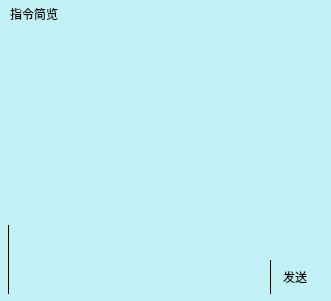
       <widget class="QWidget" name="widget_7" native="true">
        <property name="geometry">
         <rect>
          <x>340</x>
          <y>0</y>
          <width>331</width>
          <height>301</height>
         </rect>
        </property>
        <property name="layoutDirection">
         <enum>Qt::LeftToRight</enum>
        </property>
        <property name="styleSheet">
         <string notr="true">.QWidget{
	background-color:rgb(193, 241, 245);
	border-radius:5px;
	color: rgb(255, 255, 255);
}</string>
        </property>
        <widget class="QWidget" name="layoutWidget">
         <property name="geometry">
          <rect>
           <x>8</x>
           <y>225</y>
           <width>311</width>
           <height>69</height>
          </rect>
         </property>
         <layout class="QHBoxLayout" name="horizontalLayout_10" stretch="0,10">
          <item>
           <widget class="QPlainTextEdit" name="CAN_SCPI_Text">
            <property name="sizePolicy">
             <sizepolicy hsizetype="Expanding" vsizetype="Preferred">
              <horstretch>0</horstretch>
              <verstretch>0</verstretch>
             </sizepolicy>
            </property>
            <property name="minimumSize">
             <size>
              <width>20</width>
              <height>0</height>
             </size>
            </property>
            <property name="sizeIncrement">
             <size>
              <width>0</width>
              <height>0</height>
             </size>
            </property>
            <property name="baseSize">
             <size>
              <width>0</width>
              <height>0</height>
             </size>
            </property>
            <property name="font">
             <font>
              <family>MiSans</family>
              <pointsize>12</pointsize>
             </font>
            </property>
            <property name="cursor" stdset="0">
             <cursorShape>IBeamCursor</cursorShape>
            </property>
            <property name="mouseTracking">
             <bool>true</bool>
            </property>
            <property name="tabletTracking">
             <bool>false</bool>
            </property>
            <property name="focusPolicy">
             <enum>Qt::StrongFocus</enum>
            </property>
            <property name="contextMenuPolicy">
             <enum>Qt::DefaultContextMenu</enum>
            </property>
            <property name="toolTipDuration">
             <number>0</number>
            </property>
            <property name="layoutDirection">
             <enum>Qt::LeftToRight</enum>
            </property>
            <property name="styleSheet">
             <string notr="true">QPlainTextEdit{
background-color:rgb(134, 149, 223,0);
border-left:1px solid #000000;
color:rgb(0, 0, 0);
}</string>
            </property>
            <property name="inputMethodHints">
             <set>Qt::ImhNone</set>
            </property>
            <property name="frameShape">
             <enum>QFrame::NoFrame</enum>
            </property>
            <property name="frameShadow">
             <enum>QFrame::Raised</enum>
            </property>
            <property name="lineWidth">
             <number>1</number>
            </property>
            <property name="verticalScrollBarPolicy">
             <enum>Qt::ScrollBarAsNeeded</enum>
            </property>
            <property name="horizontalScrollBarPolicy">
             <enum>Qt::ScrollBarAsNeeded</enum>
            </property>
            <property name="sizeAdjustPolicy">
             <enum>QAbstractScrollArea::AdjustIgnored</enum>
            </property>
            <property name="lineWrapMode">
             <enum>QPlainTextEdit::WidgetWidth</enum>
            </property>
            <property name="plainText">
             <string/>
            </property>
            <property name="overwriteMode">
             <bool>false</bool>
            </property>
            <property name="tabStopWidth">
             <number>80</number>
            </property>
            <property name="cursorWidth">
             <number>1</number>
            </property>
            <property name="textInteractionFlags">
             <set>Qt::LinksAccessibleByMouse|Qt::TextEditable|Qt::TextEditorInteraction|Qt::TextSelectableByKeyboard|Qt::TextSelectableByMouse</set>
            </property>
            <property name="placeholderText">
             <string>请输入指令</string>
            </property>
           </widget>
          </item>
          <item>
           <layout class="QVBoxLayout" name="verticalLayout_22" stretch="5,5">
            <property name="spacing">
             <number>0</number>
            </property>
            <item>
             <spacer name="verticalSpacer_6">
              <property name="orientation">
               <enum>Qt::Vertical</enum>
              </property>
              <property name="sizeHint" stdset="0">
               <size>
                <width>0</width>
                <height>0</height>
               </size>
              </property>
             </spacer>
            </item>
            <item>
             <widget class="QPushButton" name="CAN_SCPI_Send">
              <property name="sizePolicy">
               <sizepolicy hsizetype="Preferred" vsizetype="Preferred">
                <horstretch>0</horstretch>
                <verstretch>0</verstretch>
               </sizepolicy>
              </property>
              <property name="minimumSize">
               <size>
                <width>0</width>
                <height>0</height>
               </size>
              </property>
              <property name="font">
               <font>
                <family>MiSans</family>
                <pointsize>9</pointsize>
               </font>
              </property>
              <property name="styleSheet">
               <string notr="true">QPushButton
{
border-left:1px solid #000000;
border-radius:0px;
}
QPushButton:hover{
	color: rgb(0, 0, 0);
	border-color: green;
    background-color: aqua;
}


QPushButton:pressed{
	color: rgb(0, 0, 0);
	border-color: blueviolet;
    background-color: rgb(166, 255, 211);
}</string>
              </property>
              <property name="text">
               <string>发送</string>
              </property>
             </widget>
            </item>
           </layout>
          </item>
         </layout>
        </widget>
        <widget class="QTextBrowser" name="SCPI_Statu">
         <property name="geometry">
          <rect>
           <x>10</x>
           <y>30</y>
           <width>311</width>
           <height>181</height>
          </rect>
         </property>
         <property name="minimumSize">
          <size>
           <width>0</width>
           <height>0</height>
          </size>
         </property>
         <property name="mouseTracking">
          <bool>false</bool>
         </property>
         <property name="styleSheet">
          <string notr="true">QTextEdit{
background-color:rgb(255,132,139,0);
color:rgb(0, 0, 0);
}</string>
         </property>
         <property name="verticalScrollBarPolicy">
          <enum>Qt::ScrollBarAsNeeded</enum>
         </property>
         <property name="lineWrapMode">
          <enum>QTextEdit::WidgetWidth</enum>
         </property>
         <property name="html">
          <string>&lt;!DOCTYPE HTML PUBLIC &quot;-//W3C//DTD HTML 4.0//EN&quot; &quot;http://www.w3.org/TR/REC-html40/strict.dtd&quot;&gt;
&lt;html&gt;&lt;head&gt;&lt;meta name=&quot;qrichtext&quot; content=&quot;1&quot; /&gt;&lt;style type=&quot;text/css&quot;&gt;
p, li { white-space: pre-wrap; }
&lt;/style&gt;&lt;/head&gt;&lt;body style=&quot; font-family:'SimSun'; font-size:9pt; font-weight:400; font-style:normal;&quot;&gt;
&lt;p style=&quot;-qt-paragraph-type:empty; margin-top:0px; margin-bottom:0px; margin-left:0px; margin-right:0px; -qt-block-indent:0; text-indent:0px;&quot;&gt;&lt;br /&gt;&lt;/p&gt;&lt;/body&gt;&lt;/html&gt;</string>
         </property>
        </widget>
        <widget class="QLabel" name="label_31">
         <property name="geometry">
          <rect>
           <x>10</x>
           <y>0</y>
           <width>60</width>
           <height>28</height>
          </rect>
         </property>
         <property name="font">
          <font>
           <family>MiSans</family>
           <pointsize>9</pointsize>
           <kerning>true</kerning>
          </font>
         </property>
         <property name="styleSheet">
          <string notr="true">QLabel{
background-color:rgb(255,132,139,0);
color:rgb(0, 0, 0);
}</string>
         </property>
         <property name="text">
          <string>指令简览</string>
         </property>
        </widget>
       </widget>
